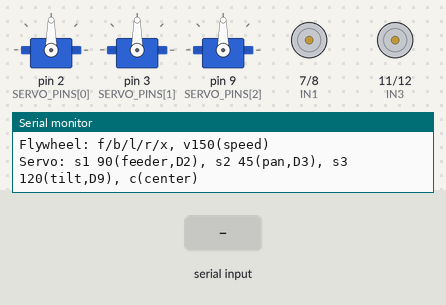
A sketch run on a simulated Arduino Uno, built with avr-gcc and run on an emulated ATmega328P. Parts: 3 × servo, motor-driver pin pairs drawn as motors (green arrow = first pin HIGH = forward, orange = second pin HIGH = backward, longer = more drive, scaled by the enable pin), the last lines printed to the serial monitor. The test bench sets the inputs (shaded band).

Above: at 1.2 s.
1.3 s: "f\n" received over Serial
At 2.05 s:
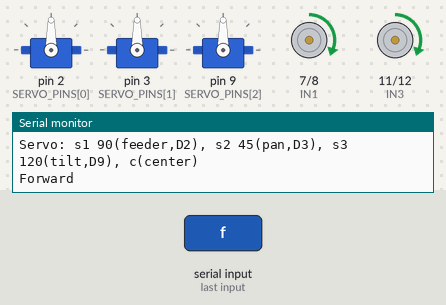
At 4.1 s:
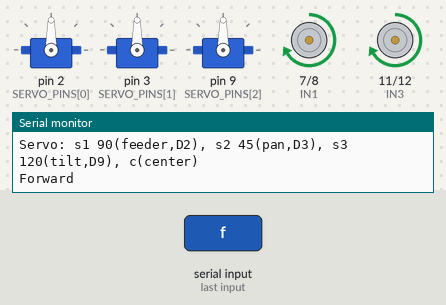
4.3 s: "b\n" received over Serial
7.3 s: "l\n" received over Serial
10.3 s: "r\n" received over Serial
At 13.0 s:
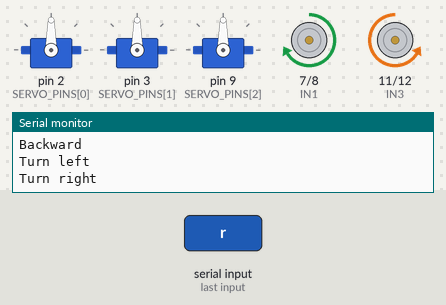
Timing chart, 0 to 14.3 s (numbered marks = the images above; inputs shaded):
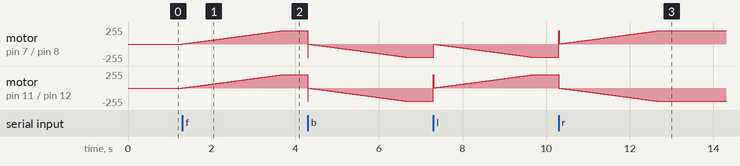

The sketch:

model_control.ino
```cpp
/*
  실험계획 2단계: 서보 3개(D2,D3,D9) + DC모터 2개(L298N, 플라이휠) 통합 펌웨어.

  IMPLEMENT/ 구조에서의 역할(model_control.ino): 시리얼 명령 파싱, 서보 목표각·
  한계 관리, 슬루레이트 제한(15ms당 1도), 플라이휠(DC모터) 속도 램프, 응답 출력.
  기존 firmware/turret_control/turret_control.ino와 프로토콜·동작이 동일하다.

  실제 배선(2026-09-23 현장 확인, 본체 기준 물리적 위치):
    서보1(D2) = 공을 밀어주는 부분 (피더/푸셔, 발사 매커니즘 - 조준 축 아님)
    서보2(D3) = 본체 맨 아래 (포탑 베이스 회전 = pan)
    서보3(D9) = 총구 근처 우측 (포신 고저각 = tilt)
    DC모터 2개(L298N: ENA=5/IN1=7/IN2=8, ENB=6/IN3=11/IN4=12) = 플라이휠 발사 모터.

  시리얼 프로토콜 (9600 baud, s번호는 기능이 아니라 핀 순서(D2,D3,D9) 고정):
    s1 90   : 서보1(D2, 피더)을 90도로 목표 설정
    s2 45   : 서보2(D3, pan)을 45도로 목표 설정
    s3 120  : 서보3(D9, tilt)을 120도로 목표 설정
    c       : 서보 3개 모두 90도(중앙)
    f/b/l/r/x : DC모터(플라이휠) 전진/후진/좌회전/우회전/정지
    v150      : DC모터(플라이휠) 목표 속도(0~255)

  IMPLEMENT/main.py는 매 프레임 "s2 <pan>\n", "s3 <tilt>\n" 두 줄을 보내고,
  IMPLEMENT/serial_link.py의 send_fire()는 사격 시 "v<speed>", "f", "s1 <push>",
  "s1 <rest>", "x"를 순서대로 보내 플라이휠 스핀업 + 피더 푸시를 수행한다.

  서보는 write()로 즉시 이동하지 않고 목표각만 저장해두었다가 매 틱(TICK_MS)마다
  STEP_DEG_PER_TICK만큼만 움직이는 슬루레이트 제한으로 진동/충격을 억제한다.
*/

#include <Servo.h>

// ---------- 서보 (인덱스 0=D2 피더, 1=D3 pan, 2=D9 tilt) ----------
const int SERVO_PINS[3] = {2, 3, 9};
const float SERVO_MIN[3] = {0.0, 10.0, 20.0};    // 피더는 기구 확정 전까지 넓게 열어둠
const float SERVO_MAX[3] = {180.0, 170.0, 160.0};
const float SERVO_CENTER[3] = {90.0, 90.0, 90.0};

Servo servos[3];
float servoCurrent[3];
float servoTarget[3];

const float STEP_DEG_PER_TICK = 1.0;   // 한 틱당 최대 이동각 (슬루레이트 제한으로 진동 억제)
const unsigned long TICK_MS = 15;
unsigned long lastTickMs = 0;

// ---------- DC모터 (L298N, 플라이휠) ----------
const int ENA = 5;   // 모터 A 속도 (PWM)
const int IN1 = 7;
const int IN2 = 8;
const int ENB = 6;   // 모터 B 속도 (PWM)
const int IN3 = 11;
const int IN4 = 12;

const int MAX_SPEED  = 255;  // 전원 전압이 높으면 낮추세요 (예: 14V 전원이면 120)
const int RAMP_DELAY = 12;   // 속도 1 올릴 때마다 간격(ms) -> 0->255 약 3초

int targetSpeed = 200;
int curSpeed = 0;
int dirA = 0, dirB = 0;      // 1 정방향, -1 역방향, 0 정지
unsigned long lastRamp = 0;

void setDir(int in1, int in2, int dir) {
  digitalWrite(in1, dir == 1 ? HIGH : LOW);
  digitalWrite(in2, dir == -1 ? HIGH : LOW);
}

void applySpeed() {
  analogWrite(ENA, dirA == 0 ? 0 : curSpeed);
  analogWrite(ENB, dirB == 0 ? 0 : curSpeed);
}

void setMotion(int a, int b) {
  curSpeed = 0;
  applySpeed();
  dirA = a;
  dirB = b;
  setDir(IN1, IN2, dirA);
  setDir(IN3, IN4, dirB);
}

void stopMotors() {
  curSpeed = 0;
  dirA = dirB = 0;
  applySpeed();
  setDir(IN1, IN2, 0);
  setDir(IN3, IN4, 0);
}

void updateRamp() {
  if (dirA == 0 && dirB == 0) return;
  if (curSpeed > targetSpeed) {
    curSpeed = targetSpeed;
    applySpeed();
  } else if (curSpeed < targetSpeed && millis() - lastRamp >= RAMP_DELAY) {
    lastRamp = millis();
    curSpeed++;
    applySpeed();
  }
}

// ---------- 서보 슬루레이트 제어 ----------
void setServoTarget(int idx, float angle) {
  angle = constrain(angle, SERVO_MIN[idx], SERVO_MAX[idx]);
  servoTarget[idx] = angle;
}

void updateServos() {
  unsigned long now = millis();
  if (now - lastTickMs < TICK_MS) return;
  lastTickMs = now;

  for (int i = 0; i < 3; i++) {
    float diff = servoTarget[i] - servoCurrent[i];
    if (diff > STEP_DEG_PER_TICK) diff = STEP_DEG_PER_TICK;
    if (diff < -STEP_DEG_PER_TICK) diff = -STEP_DEG_PER_TICK;
    servoCurrent[i] += diff;
    servos[i].write((int)servoCurrent[i]);
  }
}

// ---------- 명령 처리 ----------
void handleCommand(String input) {
  if      (input == "f") { setMotion(1, 1);   Serial.println(F("Forward")); }
  else if (input == "b") { setMotion(-1, -1); Serial.println(F("Backward")); }
  else if (input == "l") { setMotion(-1, 1);  Serial.println(F("Turn left")); }
  else if (input == "r") { setMotion(1, -1);  Serial.println(F("Turn right")); }
  else if (input == "x") { stopMotors();      Serial.println(F("Stop")); }

  else if (input.startsWith("v")) {
    String num = input.substring(1);
    num.trim();
    int v = num.toInt();
    if (num.length() > 0 && isDigit(num[0]) && v >= 0 && v <= MAX_SPEED) {
      targetSpeed = v;
      Serial.print(F("DC target speed: "));
      Serial.println(targetSpeed);
    } else {
      Serial.println(F("Speed range error (ex: v150)"));
    }
  }

  else if (input.startsWith("s") && input.length() >= 2) {
    int idx = input.charAt(1) - '1';
    String num = input.substring(2);
    num.trim();
    int angle = num.toInt();
    if (idx < 0 || idx > 2) {
      Serial.println(F("Servo number is 1~3 (ex: s1 90)"));
    } else if (num.length() == 0 || !isDigit(num[0]) || angle < 0 || angle > 180) {
      Serial.println(F("Angle is 0~180 (ex: s1 90)"));
    } else {
      setServoTarget(idx, (float)angle);
      Serial.print(F("Servo"));
      Serial.print(idx + 1);
      Serial.print(F(" (D"));
      Serial.print(SERVO_PINS[idx]);
      Serial.print(F(") -> "));
      Serial.println(angle);
    }
  }

  else if (input == "c") {
    for (int i = 0; i < 3; i++) setServoTarget(i, SERVO_CENTER[i]);
    Serial.println(F("All servos -> center"));
  }

  else {
    Serial.print(F("Unknown command: "));
    Serial.println(input);
  }
}

void setup() {
  Serial.begin(9600);
  Serial.setTimeout(50);   // 줄바꿈이 없어도 50ms 후 입력 처리 (Tinkercad 대응)

  pinMode(ENA, OUTPUT); pinMode(IN1, OUTPUT); pinMode(IN2, OUTPUT);
  pinMode(ENB, OUTPUT); pinMode(IN3, OUTPUT); pinMode(IN4, OUTPUT);
  stopMotors();

  for (int i = 0; i < 3; i++) {
    servos[i].attach(SERVO_PINS[i]);
    servoCurrent[i] = SERVO_CENTER[i];
    servoTarget[i] = SERVO_CENTER[i];
    servos[i].write((int)servoCurrent[i]);
  }

  Serial.println(F("=== model_control: Servo(feeder/pan/tilt) + Flywheel ==="));
  Serial.println(F("Flywheel: f/b/l/r/x, v150(speed)"));
  Serial.println(F("Servo: s1 90(feeder,D2), s2 45(pan,D3), s3 120(tilt,D9), c(center)"));
}

void loop() {
  if (Serial.available()) {
    String input = Serial.readStringUntil('\n');
    input.trim();
    if (input.length() > 0) handleCommand(input);
  }
  updateRamp();
  updateServos();
}
```

Measured:
- after the input at 1.3 s, motor on pin 7 (IN1) / pin 8 (IN2), motor on pin 11 (IN3) / pin 12 (IN4): moves from stopped to forward 200/255 over 2.4 s, starting at once
- after the input at 10.3 s, motor on pin 11 (IN3) / pin 12 (IN4): moves from forward 200/255 to backward 200/255 over 2.4 s, starting at once
